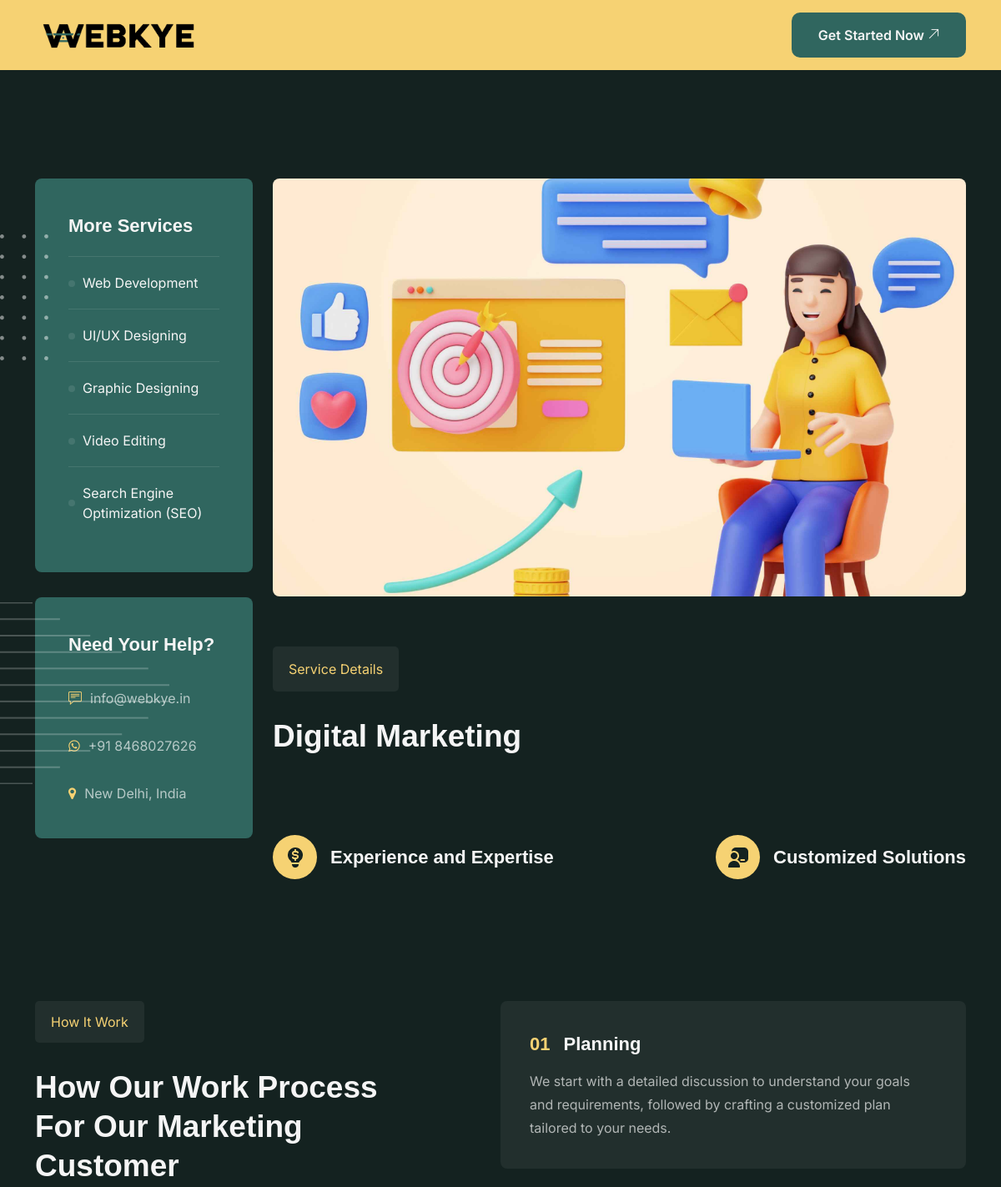
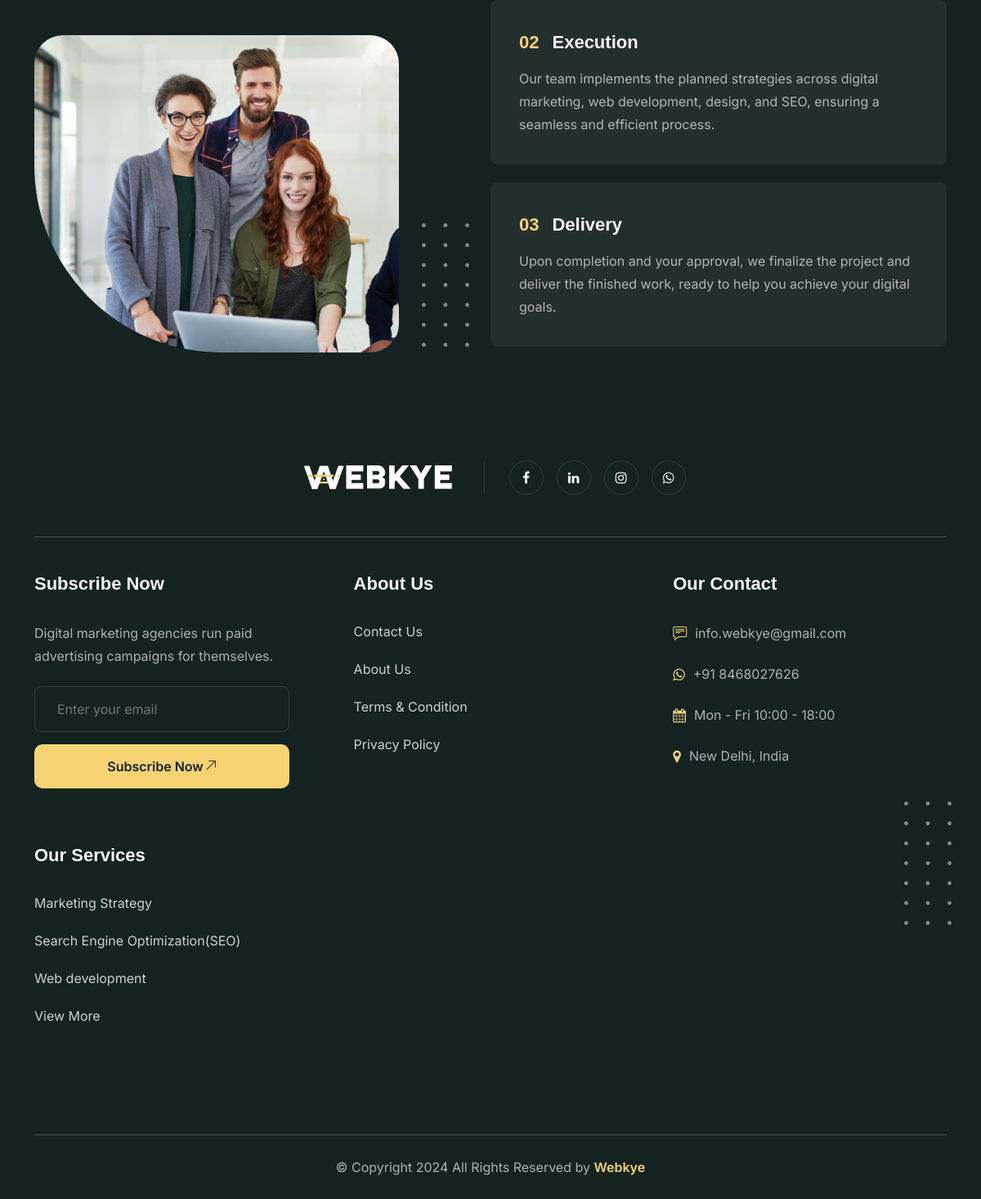
/service_details.php?service=digital-marketing-service, run on the app's committed database (2 pictures, top to bottom).
### tables this page shows
CREATE TABLE `services` (
  `id` int(11) NOT NULL,
  `img` text NOT NULL,
  `alt` varchar(266) NOT NULL,
  `heading` varchar(266) NOT NULL,
  `description` text NOT NULL,
  `detail` text NOT NULL,
  `seo_url` text NOT NULL,
  `meta_title` varchar(266) NOT NULL,
  `meta_desc` text NOT NULL,
  `meta_keyword` text NOT NULL
);

### service_details.php (the view, shortened to what this page needs)
<?php
include ("includes/conn.php");
if (isset($_GET['service']) && $_GET['service'] != '') {
  $serviceUrl = mysqli_real_escape_string($conn, $_GET['service']);
  $sqlcheck = mysqli_query($conn, "SELECT * FROM `services` WHERE `seo_url` = '$serviceUrl'");
  if (mysqli_num_rows($sqlcheck) > 0) {
    $serviceDetail = mysqli_fetch_assoc($sqlcheck);
  } else {
    header("Location: /services");
    die();
  }
} else {
  header("Location: /services");
  die();
}
?>
<!DOCTYPE html>
<html lang="en">
<head>
  <?php include ("includes/head.php") ?>
</head>
<body>
  <?php include ("includes/navbar.php") ?>
  <section class="service__details pt__130">
    <div class="container">
      <div class="row">
        <div class="col-lg-3 order-lg-0 order-1 mt-4 mt-lg-0">
          <div class="ser__sidebar">
            <div class="more__service">
              <h3 class="t__22">More Services</h3>
              <ul>
                <?php
                $servicesList = mysqli_query($conn, "SELECT * FROM `services`");
                while ($row = mysqli_fetch_assoc($servicesList)) {
                  if ($row['seo_url'] != $_GET['service']) {
                    ?>
                    <li><a href="service/<?php echo $row['seo_url'] ?>"><?php echo $row['heading'] ?></a></li>
                  <?php }
                } ?>
              </ul>
            </div>
            <div class="help">
              <h3 class="t__22">Need Your Help?</h3>
              <ul>
                <li> <i class="ti-comment-alt"></i>
                  <p>info@webkye.in</p>
                </li>
                <li> <i class="fa fa-whatsapp"></i>
                  <p>+91 8468027626</p>
                </li>
                <li> <i class="fa fa-map-marker"></i>
                  <p>New Delhi, India</p>
                </li>
              </ul>
            </div>
          </div>
        </div>
        <div class="col-lg-9">
          <img src="assets/img/services/<?php echo $serviceDetail['img'] ?>" alt="" class="w-100 thumb__img">
          <div class="first__para pt__60">
            <p class="transparent__btn pt__40">Service Details</p>
            <h2 class="t__40 pt__30" data-aos="fade-up" data-aos-delay="100" data-aos-offset="0"
              data-aos-duration="1000">
              <?php echo $serviceDetail['heading'] ?>
            </h2>
            <div class="pt__35 text-light">
            </div>
          </div>
          <div class="second__para pt__60">
            <div class="d-flex justify-content-between">
              <div>
                <div class="d-flex align-items-center gap-3 mb-3">
                  <div class="icon__box"><img src="assets/img/about/doller.png" alt="alt"></div>
                  <h5 class="t__22">Experience and Expertise</h5>
                </div>
              </div>
              <div class="">
                <div class="d-flex align-items-center gap-3 mb-3">
                  <div class="icon__box"><img src="assets/img/about/profile.png" alt="alt"> </div>
                  <h5 class="t__22">Customized Solutions</h5>
                </div>
              </div>
            </div>
          </div>
        </div>
      </div>
    </div>
    <div>
      <img src="assets/icons/dots.png" alt="" class="dots__shap">
      <img src="assets/icons/rat_agal.png" alt="" class="rat__shap">
    </div>
  </section>
  <section class="work_process work_process_3  py__130">
    <div class="container">
      <div class="wapper">
        <div>
          <div class="title__area">
            <div class="transparent__btn">How It Work</div>
            <h2 class="t__40 pt__30">How Our Work Process For Our Marketing Customer</h2>
          </div>
          <img src="assets/img/work_prc_bg.png" alt="" class="bg__img">
        </div>
        <div>
          <ul>
            <li>
              <h3 class="t__22 d-flex align-items-center gap-3">
                <span class="no">01</span><span>Planning </span>
              </h3>
              <p>
                We start with a detailed discussion to understand your goals and requirements,
                followed by crafting a customized plan tailored to your needs.
              </p>
            </li>
            <li>
              <h3 class="t__22 d-flex align-items-center gap-3">
                <span class="no">02</span><span>Execution</span>
              </h3>
              <p>
                Our team implements the planned strategies across digital marketing, web development, design,
                and SEO, ensuring a seamless and efficient process.
              </p>
            </li>
            <li>
              <h3 class="t__22 d-flex align-items-center gap-3">
                <span class="no">03</span><span>Delivery</span>
              </h3>
              <p>
                Upon completion and your approval, we finalize the project and deliver the
                finished work, ready to help you achieve your digital goals.
              </p>
            </li>
          </ul>
        </div>
      </div>
    </div>
    <div>
      <img src="assets/icons/dots.png" alt="" class="dots__shap">
    </div>
  </section>
  <?php include ("includes/footer.php") ?>
</body>
</html>

### assets/css/main.css (style rules this page uses)
:root { --body-clr: #142220; --main-clr: #30665F; --btn-clr: #F6D273; --primary-clr: #F5F5F5; --secondary-clr: #142220; --grayBlack-clr: #051F0D; --gry-clr: #6e6f75; --grayWhite-clr: #e3ece7; --pra-clr: #ffffffc9 }
body { font-family: "Inter", sans-serif; background-color: var(--body-clr); scroll-behavior: smooth }
h1, h2, h3, h4, h5, h6 { font-family: "Outfit", sans-serif; margin-bottom: 0 }
ul { list-style: none; margin: 0; padding: 0 }
a { color: var(--primary-clr); text-decoration: none }
p { color: rgba(255, 255, 255, .6509803922); line-height: 28px; font-weight: 400; margin-bottom: 0 }
.t__40 { font-size: 40px; color: var(--primary-clr); font-weight: 700; line-height: 52px }
@media (max-width: 1200px) { .t__40 { font-size: 37px; line-height: 47px } }
.t__22 { color: var(--primary-clr); font-size: 22px; font-family: "Outfit", sans-serif; font-weight: 700; line-height: 34px; display: inline-block }
.pt__130 { padding-top: 130px }
.py__130 { padding: 130px 0 }
.pt__60 { padding-top: 60px }
.pt__40 { padding-top: 40px }
.pt__30 { padding-top: 30px }
.pt__35 { padding-top: 35px }
.transparent__btn { padding: 13px 19px; background-color: rgba(255, 255, 255, .06); color: var(--btn-clr); font-weight: 400; border-radius: 5px; display: inline-block }
.work_process { position: relative; background-color: rgba(255, 255, 255, .03) }
.work_process .wapper { display: grid; grid-template-columns: 40% 50%; justify-content: space-between; gap: 60px }
.work_process .wapper li { margin-bottom: 22px; background-color: rgba(255, 255, 255, .06); border-radius: 8px; padding: 35px }
.work_process .wapper li:last-child { margin-bottom: 0 }
.work_process .wapper li p { margin-top: 13px }
.work_process .wapper li .no { color: var(--btn-clr) }
.work_process .wapper .bg__img { border-radius: 35px; border-bottom-left-radius: 229px; margin-top: 45px; width: 100% }
.work_process .dots__shap { position: absolute; left: 56%; bottom: 15% }
.work_process_3 { background-color: var(--body-clr) }
.work_process_3 .dots__shap { left: 43% }
.service__details { position: relative }
.service__details .ser__sidebar { position: sticky; top: 100px }
.service__details .ser__sidebar .more__service { background-color: var(--main-clr); border-radius: 8px; padding: 40px }
.service__details .ser__sidebar .more__service ul { margin-top: 19px }
.service__details .ser__sidebar .more__service ul li { padding: 19px 0; border-top: 1px solid rgba(255, 255, 255, .1); position: relative }
.service__details .ser__sidebar .more__service ul li a { margin-left: 17px; display: inline-block; transition: all .5s }
.service__details .ser__sidebar .more__service ul li::after { content: ""; position: absolute; left: 0; top: 45%; width: 8px; height: 8px; border-radius: 50%; background-color: rgba(255, 255, 255, .1); transition: all .5s }
.service__details .ser__sidebar .help { margin-top: 30px; background-color: var(--main-clr); border-radius: 8px; padding: 40px }
.service__details .ser__sidebar .help ul { margin-top: 33px }
.service__details .ser__sidebar .help ul li { display: flex; align-items: center; gap: 10px; margin-bottom: 29px }
.service__details .ser__sidebar .help ul li:last-child { margin-bottom: 0 }
.service__details .ser__sidebar .help ul li i { color: var(--btn-clr) }
.service__details .thumb__img { width: 100%; max-height: 501px; border-radius: 8px; object-fit: cover }
.service__details .first__para .transparent__btn { color: var(--btn-clr) }
.service__details .second__para .icon__box { width: 53px; height: 53px; border-radius: 50%; background-color: var(--btn-clr); display: flex; align-items: center; justify-content: center }
.service__details .dots__shap { position: absolute; top: 20% }
.service__details .rat__shap { position: absolute; left: 0; bottom: 130px; transform: rotate(180deg) }

### data on the page
services: heading "Web Development"
services: heading "UI/UX Designing"
services: heading "Graphic Designing"
services: heading "Video Editing"
services: heading "Search Engine Optimization (SEO)"
services: img (picture), heading "Digital Marketing"
